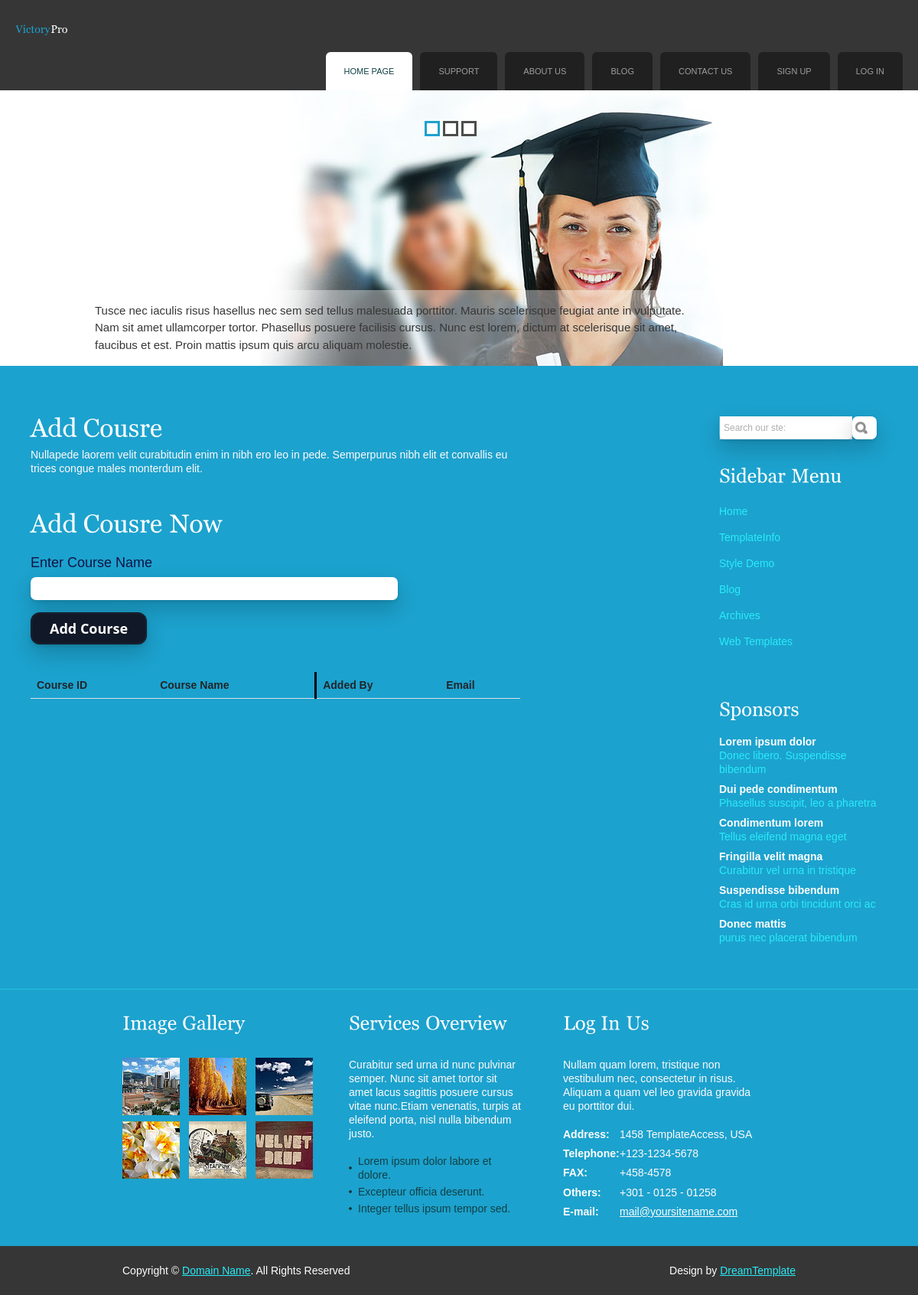
/addCourse/, run on an earlier commit of the app's database.
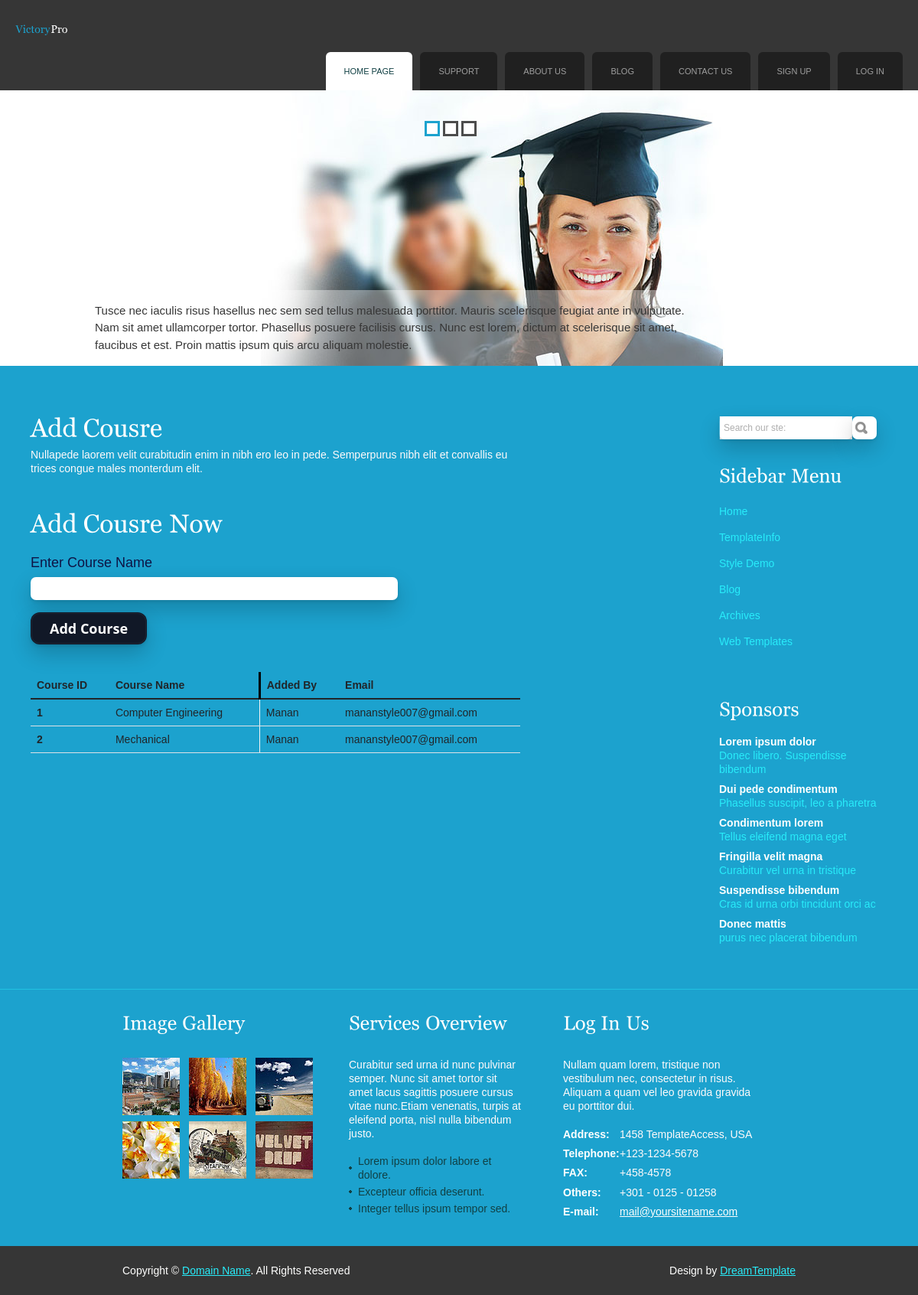
And on a later commit of the database.
### onlineexamapp/models.py (models this page shows, shortened)
class CourseDetail(models.Model):
    facultyDetail = models.ForeignKey(User, on_delete=models.CASCADE)
    courseName = models.CharField(max_length = 100)

class User(models.Model): # STUDENT
    userType = models.CharField(max_length = 100, default = "Student")
    fname = models.CharField(max_length = 100)
    lname = models.CharField(max_length = 100)
    email = models.CharField(max_length = 100)
    mobile = models.CharField(max_length = 100)
    course = models.CharField(max_length = 100, default="")
    gender = models.CharField(max_length = 100)
    password = models.CharField(max_length = 100)
    address = models.TextField()
    profilePic = models.ImageField(upload_to = 'profilePic/', default="")
    userStatus = models.CharField(max_length = 100, default = "Pending")

### onlineexamapp/views.py (the view)
# urls.py: path('addCourse/', views.addCourse, name='addCourse'),
def addCourse(request):
    if request.method == "POST":
        facultyDetail = User.objects.get(email = request.session['email'])
        CourseDetail.objects.create(
            facultyDetail = facultyDetail,
            courseName = request.POST['courseName']
        )
        msg = "Course Added Successfully"
        courseDetail = CourseDetail.objects.all()
        return render(request, 'addCourse.html', { 'msg': msg, 'courseDetail': courseDetail })
    else:
        courseDetail = CourseDetail.objects.all()
        return render(request, 'addCourse.html', { 'courseDetail': courseDetail })

### onlineexamapp/templates/addCourse.html (shortened to what the changed rows need)
{% extends 'header.html' %}
{% load static %}
{% block content %}
<!DOCTYPE html
  PUBLIC "-//W3C//DTD XHTML 1.0 Transitional//EN" "http://www.w3.org/TR/xhtml1/DTD/xhtml1-transitional.dtd">
<html xmlns="http://www.w3.org/1999/xhtml">
<head>
</head>
<body>
  <div class="main">
    <div class="content">
      <div class="content_resize">
        <div class="mainbar">
          <div class="article">
            <h2><span>Add Cousre</span></h2>
          </div>
          <div class="article">
            <h2>
              <span>Add Cousre</span> Now<br>
            </h2>
            <br><br>
            <table class="table table-hover static-table" align="center" id="studentTable">
              <thead>
                <tr>
                  <th scope="col">Course ID</th>
                  <th scope="col" style="border-right: 3px solid black;">Course Name</th>
                  <th scope="col">Added By</th>
                  <th scope="col">Email</th>
                </tr>
              </thead>
              <tbody>
                {% for i in courseDetail %}
                <tr>
                  <th scope="row">{{i.id}}</th>
                  <td style="border-right: 1px solid whitesmoke;">{{i.courseName}}</td>
                  <td>{{i.facultyDetail.fname}}</td>
                  <td>{{i.facultyDetail.email}}</td>
                </tr>
                {% endfor %}
              </tbody>
            </table>
          </div>
        </div>
        <div class="sidebar">
          <div class="gadget">
            <h2 class="star"><span>Sidebar</span> Menu</h2>
          </div>
          <div class="gadget">
            <h2 class="star"><span>Sponsors</span></h2>
          </div>
        </div>
      </div>
    </div>
    <div class="fbg">
      <div class="fbg_resize">
        <div class="col c1">
          <h2><span>Image</span> Gallery</h2>
        </div>
        <div class="col c2">
          <h2><span>Services</span> Overview</h2>
        </div>
        <div class="col c3">
          <h2><span>Log In</span> Us</h2>
        </div>
      </div>
    </div>
  </div>
</body>
</html>
{% endblock %}

What changed in the data, as far as the page shows it:
added CourseDetail: id "1", courseName "Computer Engineering", facultyDetail.fname "Manan", facultyDetail.email "mananstyle007@gmail.com"
added CourseDetail: id "2", courseName "Mechanical", facultyDetail.fname "Manan", facultyDetail.email "mananstyle007@gmail.com"
